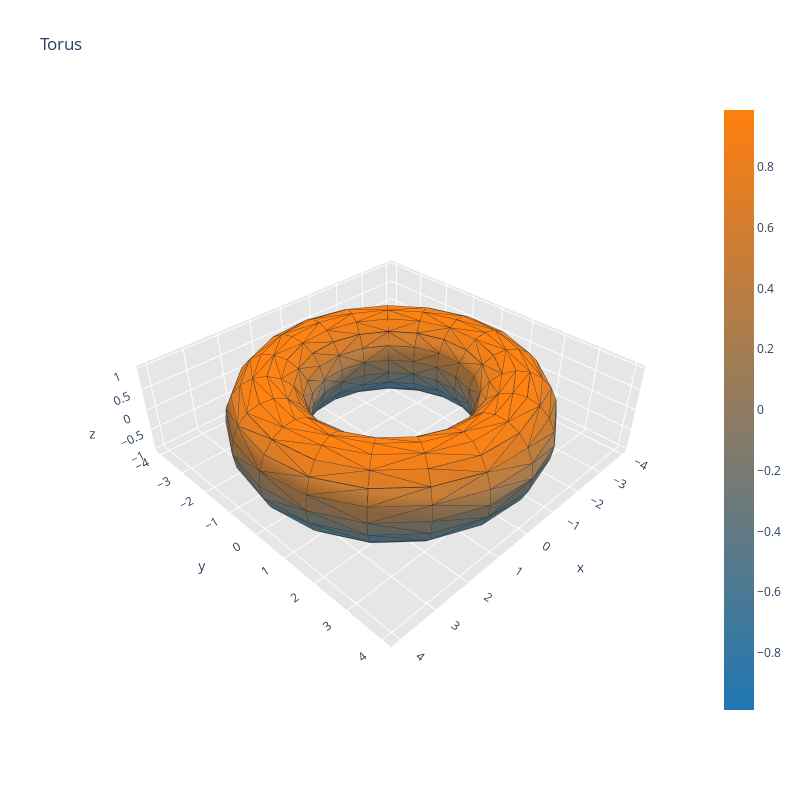

Notebook code cell kept with this figure:
### Code cell
import plotly.figure_factory as ff

import numpy as np
from scipy.spatial import Delaunay

u = np.linspace(0, 2*np.pi, 20)
v = np.linspace(0, 2*np.pi, 20)
u,v = np.meshgrid(u,v)
u = u.flatten()
v = v.flatten()

x = (3 + (np.cos(v)))*np.cos(u)
y = (3 + (np.cos(v)))*np.sin(u)
z = np.sin(v)

points2D = np.vstack([u,v]).T
tri = Delaunay(points2D)
simplices = tri.simplices

fig = ff.create_trisurf(x=x, y=y, z=z,
                         simplices=simplices,
                         title="Torus", aspectratio=dict(x=1, y=1, z=0.3))
fig.show()

### Figure 1 — Plotly figure (JSON) as saved in the notebook; plotly's stock layout.template omitted (floating-point values rounded to 4 significant figures; data arrays with more than 128 entries replaced by an {"elided": "..."} marker saying what was removed)
{"data": [{"facecolor": {"elided": "722 str values"}, "i": {"elided": "722 int values"}, "j": {"elided": "722 int values"}, "k": {"elided": "722 int values"}, "name": "", "type": "mesh3d", "x": {"elided": "400 float values"}, "y": {"elided": "400 float values"}, "z": {"elided": "400 float values"}}, {"line": {"color": "rgb(50, 50, 50)", "width": 1.5}, "mode": "lines", "showlegend": false, "type": "scatter3d", "x": {"elided": "3610 float values"}, "y": {"elided": "3610 float values"}, "z": {"elided": "3610 float values"}}, {"hoverinfo": "none", "marker": {"color": [-0.9875, 0.9875], "colorscale": [[0, "rgb(31, 119, 180)"], [1, "rgb(255, 127, 14)"]], "showscale": true, "size": 0.1}, "mode": "markers", "showlegend": false, "type": "scatter3d", "x": [4], "y": [0], "z": [0]}], "layout": {"height": 800, "scene": {"aspectratio": {"x": 1, "y": 1, "z": 0.3}, "xaxis": {"backgroundcolor": "rgb(230, 230, 230)", "gridcolor": "rgb(255, 255, 255)", "showbackground": true, "zerolinecolor": "rgb(255, 255, 255)"}, "yaxis": {"backgroundcolor": "rgb(230, 230, 230)", "gridcolor": "rgb(255, 255, 255)", "showbackground": true, "zerolinecolor": "rgb(255, 255, 255)"}, "zaxis": {"backgroundcolor": "rgb(230, 230, 230)", "gridcolor": "rgb(255, 255, 255)", "showbackground": true, "zerolinecolor": "rgb(255, 255, 255)"}}, "title": {"text": "Torus"}, "width": 800}}
